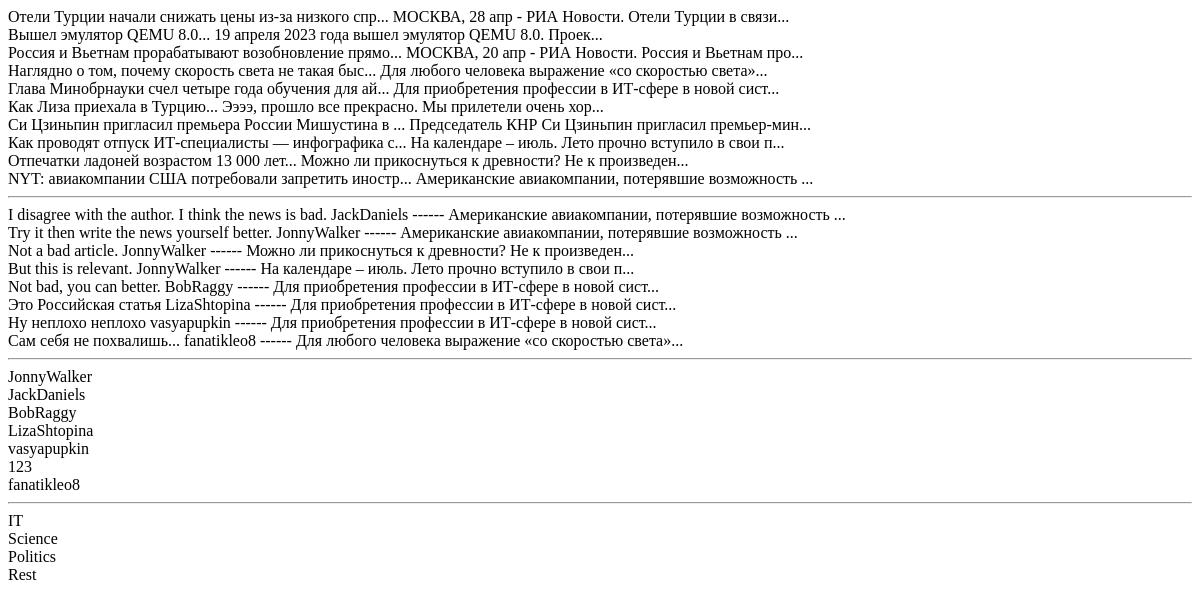
/news/index/, run on an earlier commit of the app's database.
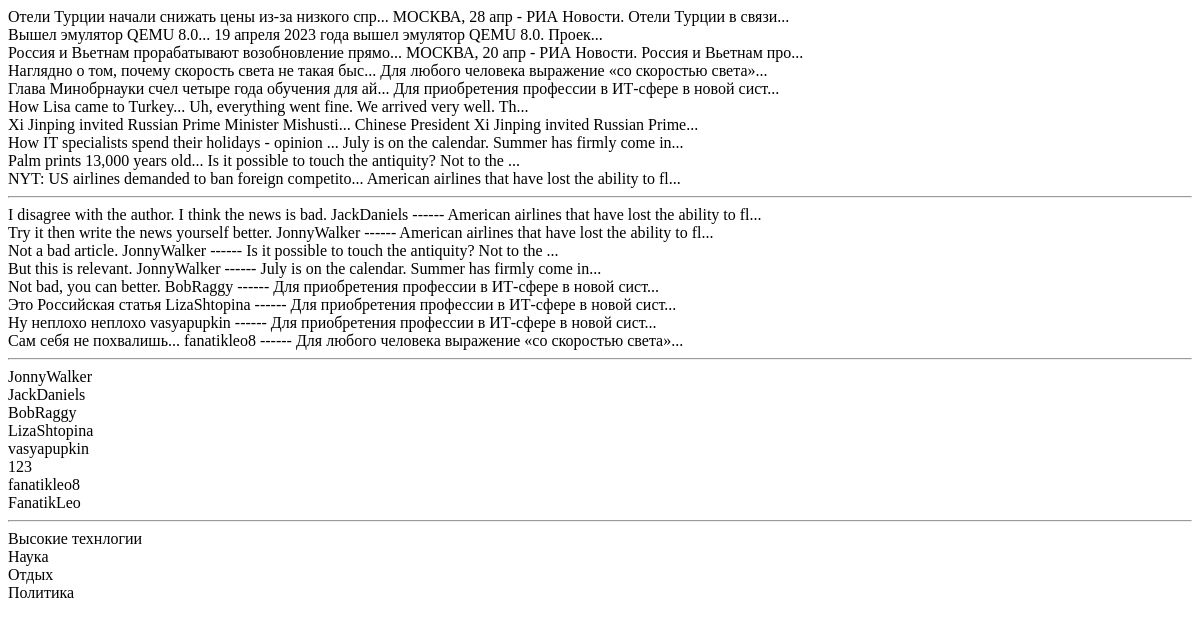
And on a later commit of the database.
### News/models.py (models this page shows, shortened)
class Post(models.Model):
    NEWS = 'NE'
    ARTICLE = 'AR'
    POSTTYPES = [
        (NEWS, gettext('News')),
        (ARTICLE, gettext('Post')),
    ]
    post_author = models.ForeignKey(Author, on_delete=models.CASCADE, verbose_name=gettext_lazy('Author'))
    post_type = models.CharField(max_length=2, choices=POSTTYPES, default=NEWS, verbose_name=gettext_lazy('Post type'))
    post_time_in = models.DateTimeField(auto_now_add=True, verbose_name=gettext_lazy('Date of publication'))
    post_category = models.ManyToManyField(Category, through='PostCategory', verbose_name=gettext_lazy('Post category'))
    post_title = models.CharField(max_length=255, verbose_name=gettext_lazy('Title'))
    post_text = models.TextField(verbose_name=gettext_lazy('Text'))
    post_rating = models.FloatField(default=0, verbose_name=gettext_lazy('Rating'))
    def __str__(self):
        return f'{self.post_title[0:50]}... {self.post_text[0:50]}...'
    class Meta:
        verbose_name = gettext_lazy('Post')
        verbose_name_plural = gettext_lazy('Posts')
        ordering = ['-post_time_in']

class Comment(models.Model):
    comment_post = models.ForeignKey(Post, on_delete=models.CASCADE,verbose_name=gettext('Comments post'))
    comment_user = models.ForeignKey(User, on_delete=models.CASCADE,verbose_name=gettext('Comments author'))
    comment_text = models.TextField(verbose_name=gettext_lazy('Comments text'))
    comment_time_in = models.DateTimeField(auto_now_add=True)
    comment_rating = models.FloatField(default=0, verbose_name=gettext('Rating'))
    def __str__(self):
        return f'{self.comment_text} {self.comment_user.username} ------ {self.comment_post.post_text[0:50]}...'
    class Meta:
        verbose_name = gettext_lazy('Comment')
        verbose_name_plural = gettext_lazy('Comments')
        ordering = ['comment_time_in']

class Author(models.Model):
    author_rating = models.FloatField(default=0)
    author_user = models.OneToOneField(User, on_delete=models.CASCADE)
    def __str__(self):
        return f'{self.author_user.username}'
    class Meta:
        verbose_name = gettext_lazy('Author')
        verbose_name_plural = gettext_lazy('Authors')

class Category(models.Model):
    category_name = models.CharField(max_length=255, unique=True)
    subscribers = models.ManyToManyField(User, related_name='categories')
    def __str__(self):
        return f'{self.category_name}'
    class Meta:
        verbose_name = gettext_lazy('Category')
        verbose_name_plural = gettext_lazy('Categories')

### News/views.py (the view)
# urls.py: path('index/', index),
def index(requests):
    posts = Post.objects.all()
    comments = Comment.objects.all()
    authors = Author.objects.all()
    categories = Category.objects.all()
    return render(requests, 'index.html',
                  context={'posts': posts, 'comments': comments, 'authors': authors, 'categories': categories})

### News/templates/News/index.html
<html>
<head></head>
<body>
{% for x in posts %}
{{ x }}
<br>
{% endfor %}
<hr>
{% for x in comments %}
{{ x }}
<br>
{% endfor %}
<hr>
{% for x in authors %}
{{ x }}
<br>
{% endfor %}
<hr>
{% for x in categories %}
{{ x }}
<br>
{% endfor %}
</body>
</html>

What changed in the data, as far as the page shows it:
changed Post: post_title+post_text "Как Лиза приехала в Турцию... Ээээ, прошло все прекрасно. Мы прилетели очень хор..." → "How Lisa came to Turkey... Uh, everything went fine. We arrived very well. Th..."
changed Post: post_title+post_text "Си Цзиньпин пригласил премьера России Мишустина в ... Председатель КНР Си Цзиньпин пригласил премьер-мин..." → "Xi Jinping invited Russian Prime Minister Mishusti... Chinese President Xi Jinping invited Russian Prime..."
changed Post: post_title+post_text "Как проводят отпуск ИТ-специалисты — инфографика с... На календаре – июль. Лето прочно вступило в свои п..." → "How IT specialists spend their holidays - opinion ... July is on the calendar. Summer has firmly come in..."
changed Post: post_title+post_text "Отпечатки ладоней возрастом 13 000 лет... Можно ли прикоснуться к древности? Не к произведен..." → "Palm prints 13,000 years old... Is it possible to touch the antiquity? Not to the ..."
changed Post: post_title+post_text "NYT: авиакомпании США потребовали запретить иностр... Американские авиакомпании, потерявшие возможность ..." → "NYT: US airlines demanded to ban foreign competito... American airlines that have lost the ability to fl..."
changed through a linked row, Comment: comment_text+comment_user+comment_post "I disagree with the author. I think the news is bad. JackDaniels ------ Американские авиакомпании, потерявшие возможность ..." → "I disagree with the author. I think the news is bad. JackDaniels ------ American airlines that have lost the ability to fl..."
changed through a linked row, Comment: comment_text+comment_user+comment_post "Try it then write the news yourself better. JonnyWalker ------ Американские авиакомпании, потерявшие возможность ..." → "Try it then write the news yourself better. JonnyWalker ------ American airlines that have lost the ability to fl..."
changed through a linked row, Comment: comment_text+comment_user+comment_post "Not a bad article. JonnyWalker ------ Можно ли прикоснуться к древности? Не к произведен..." → "Not a bad article. JonnyWalker ------ Is it possible to touch the antiquity? Not to the ..."
changed through a linked row, Comment: comment_text+comment_user+comment_post "But this is relevant. JonnyWalker ------ На календаре – июль. Лето прочно вступило в свои п..." → "But this is relevant. JonnyWalker ------ July is on the calendar. Summer has firmly come in..."
added Author: author_user.username "FanatikLeo"
changed Category: category_name "IT" → "Высокие технлогии"
changed Category: category_name "Science" → "Наука"
changed Category: category_name "Rest" → "Отдых"; moves up the list
changed Category: category_name "Politics" → "Политика"
